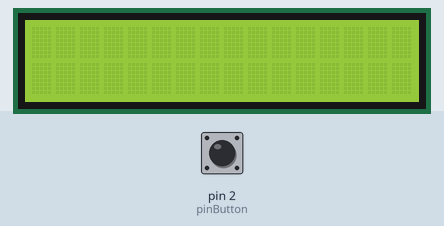
This sketch was run on a simulated Arduino Uno, built with avr-gcc and run on an emulated ATmega328P. Parts: 16×2 character LCD. The test bench sets the inputs (shaded band); at power-on: pin 2 (pinButton) HIGH.

Above: at 1.2 s.
1.3 s: pin 2 (pinButton) pulled LOW for 3.2 s
At 2.1 s:
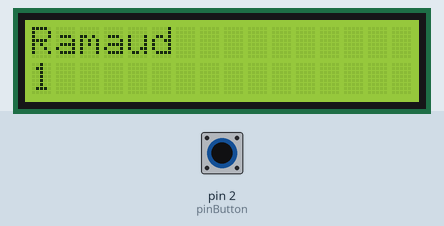
At 3.1 s:
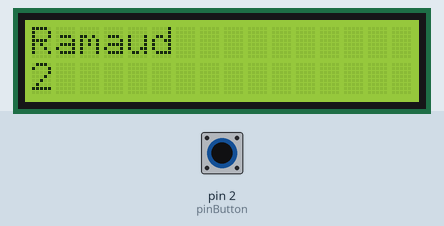
Timing chart, 0 to 4.6 s (numbered marks = the images above; inputs shaded):
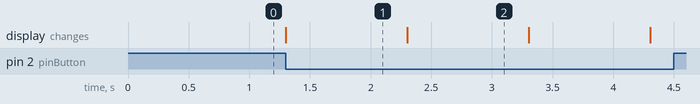

The sketch:

job04.ino
```cpp
#include <LiquidCrystal.h>

// initialization, we define the ports for RS, E and D4 to D7
LiquidCrystal lcd(12, 11, 4, 5, 6, 7);

int counter = 0;
int buttonState = 0;
const int pinButton = 2;  // the number of the pushbutton pin

void setup() {
  pinMode(pinButton, INPUT);
  lcd.begin(16, 2);
}

void loop() {
  // read the state of the pushbutton value:
  buttonState = digitalRead(pinButton);

  if(buttonState != HIGH) {
    counter++;
    lcd.setCursor(0, 0);
    lcd.print("Ramaud");
    lcd.setCursor(0, 1);
    lcd.print(counter);
    delay(1000);
  } else {
    counter = 0;
    lcd.clear();
  }
}
```

Measured:
- after the input at 1.3 s, the display: changes at once (image 1)
- what the display in image 1 shows lasts 1.0 s, from 1.3 s to 2.3 s
